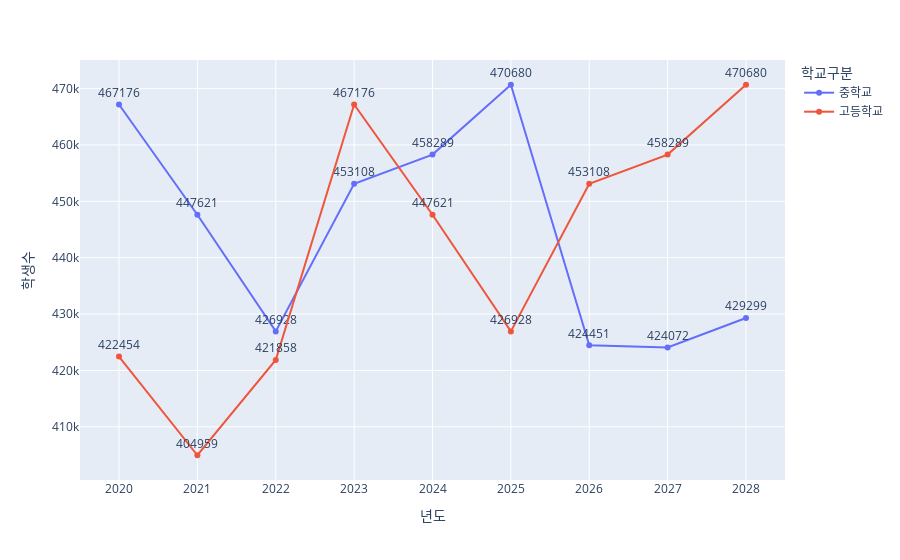

The notebook cell saved with this chart:
### Code cell
fig = px.line(
    df_plot,
    x='년도',
    y='학생수',
    color='학교구분',
    markers=True,
    text='학생수',
)
fig.update_traces(textposition='top center')
fig.show()

### Figure 1 — Plotly figure (JSON) as saved in the notebook; plotly's stock layout.template omitted (floating-point values rounded to 4 significant figures)
{"data": [{"hovertemplate": "학교구분=중학교<br>년도=%{x}<br>학생수=%{text}<extra></extra>", "legendgroup": "중학교", "line": {"color": "#636efa", "dash": "solid"}, "marker": {"symbol": "circle"}, "mode": "lines+text+markers", "name": "중학교", "orientation": "v", "showlegend": true, "text": [467176, 447621, 426928, 453108, 458289, 470680, 424451, 424072, 429299], "textposition": "top center", "type": "scatter", "x": ["2020", "2021", "2022", "2023", "2024", "2025", "2026", "2027", "2028"], "xaxis": "x", "y": [467176, 447621, 426928, 453108, 458289, 470680, 424451, 424072, 429299], "yaxis": "y"}, {"hovertemplate": "학교구분=고등학교<br>년도=%{x}<br>학생수=%{text}<extra></extra>", "legendgroup": "고등학교", "line": {"color": "#EF553B", "dash": "solid"}, "marker": {"symbol": "circle"}, "mode": "lines+text+markers", "name": "고등학교", "orientation": "v", "showlegend": true, "text": [422454, 404959, 421858, 467176, 447621, 426928, 453108, 458289, 470680], "textposition": "top center", "type": "scatter", "x": ["2020", "2021", "2022", "2023", "2024", "2025", "2026", "2027", "2028"], "xaxis": "x", "y": [422454, 404959, 421858, 467176, 447621, 426928, 453108, 458289, 470680], "yaxis": "y"}], "layout": {"autosize": true, "legend": {"title": {"text": "학교구분"}, "tracegroupgap": 0}, "margin": {"t": 60}, "xaxis": {"anchor": "y", "autorange": true, "domain": [0, 1], "range": [-0.4776, 8.478], "title": {"text": "년도"}, "type": "category"}, "yaxis": {"anchor": "x", "autorange": true, "domain": [0, 1], "range": [399900.0, 475800.0], "title": {"text": "학생수"}, "type": "linear"}}}
